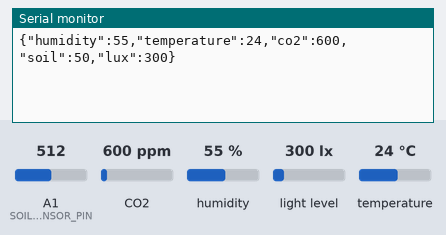
The sketch below on a simulated Arduino Uno, built with avr-gcc and run on an emulated ATmega328P. Parts: the last lines printed to the serial monitor. The test bench sets the inputs (shaded band); at power-on: CO2 600 ppm, humidity 55 %, A1 (SOIL_MOISTURE_SENSOR_PIN) = 512, light level 300 lx, temperature 24 °C.

Above: at 1.2 s.
1.3 s: CO2 set to 452 ppm
At 5.5 s:
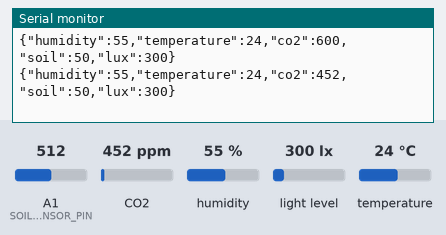
5.6 s: humidity set to 22 %
9.9 s: A1 (SOIL_MOISTURE_SENSOR_PIN) set to 716
At 10.5 s:
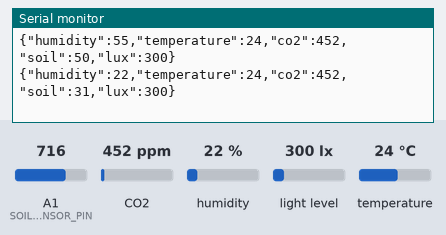
14.2 s: light level set to 40 lx
At 15.4 s:
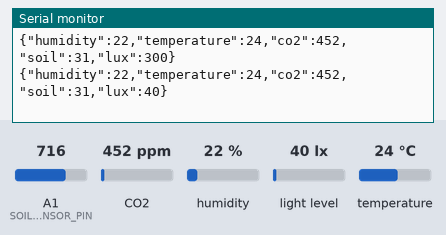
18.5 s: temperature set to 12 °C
At 21.5 s:
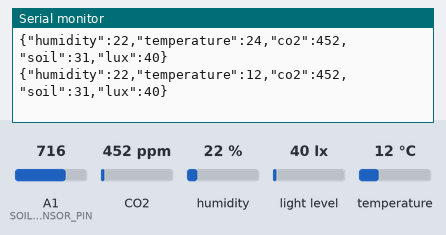
22.8 s: A1 (SOIL_MOISTURE_SENSOR_PIN) set to 992
At 26.5 s:
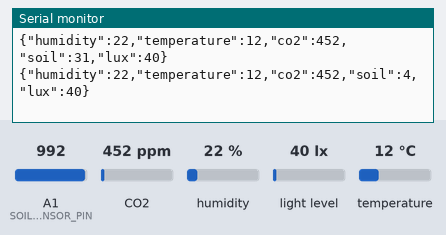
Timing chart, 0 to 28.0 s (numbered marks = the images above; inputs shaded):
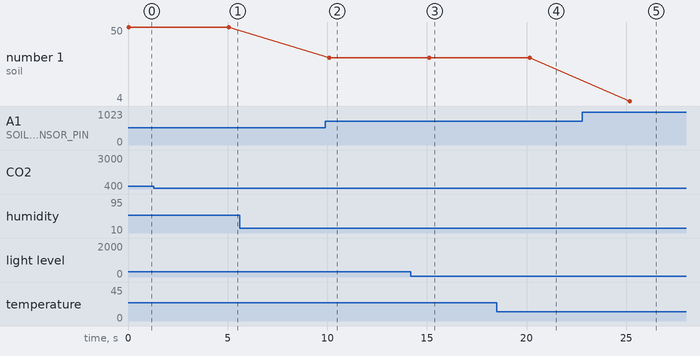

Measured:
- after the input at 1.3 s, the serial monitor: prints a new line after 3.8 s (image 1)
- after the input at 9.9 s, the serial monitor: prints a new line after 0.19 s (image 2)
- after the input at 14.2 s, the serial monitor: prints a new line after 0.92 s (image 3)
- after the input at 18.5 s, the serial monitor: prints a new line after 1.7 s (image 4)
- after the input at 22.8 s, the serial monitor: prints a new line after 2.4 s (image 5)
- plotted number 1: 50 → 31 after the input at 9.9 s, 31 → 4 after the input at 22.8 s

The sketch:

uno_main_copy_20240531155954.ino
```cpp
#include <ArduinoJson.h>
#include <DHT.h>
#include <MQ135.h>
#include <Wire.h>
#include <BH1750.h>

#define DHTPIN 2
#define DHTTYPE DHT11
#define MQ135PIN A0
#define SOIL_MOISTURE_SENSOR_PIN A1

DHT dht(DHTPIN, DHTTYPE);
MQ135 mq135_sensor(MQ135PIN);
BH1750 lightMeter;

void setup() {
  Serial.begin(9600);
  dht.begin();
  Wire.begin();
  lightMeter.begin();
}

void loop() {
  float humidity = dht.readHumidity();
  float temperature = dht.readTemperature();

  float rzero = mq135_sensor.getRZero();
  float correctedRZero = mq135_sensor.getCorrectedRZero(temperature, humidity);
  float resistance = mq135_sensor.getResistance();
  float ppm = mq135_sensor.getPPM();
  float co2 = mq135_sensor.getCorrectedPPM(temperature, humidity);

  int soilMoistureValue = analogRead(SOIL_MOISTURE_SENSOR_PIN);
  int soilMoisturePercent = map(soilMoistureValue, 0, 1023, 100,0);

  float lux = lightMeter.readLightLevel();

  DynamicJsonDocument doc(200);
  doc["humidity"] = humidity;
  doc["temperature"] = temperature;
  doc["co2"] = co2;
  doc["soil"] = soilMoisturePercent;
  doc["lux"] = lux;

  serializeJson(doc, Serial);
  Serial.println();

  delay(5000);
}
```
